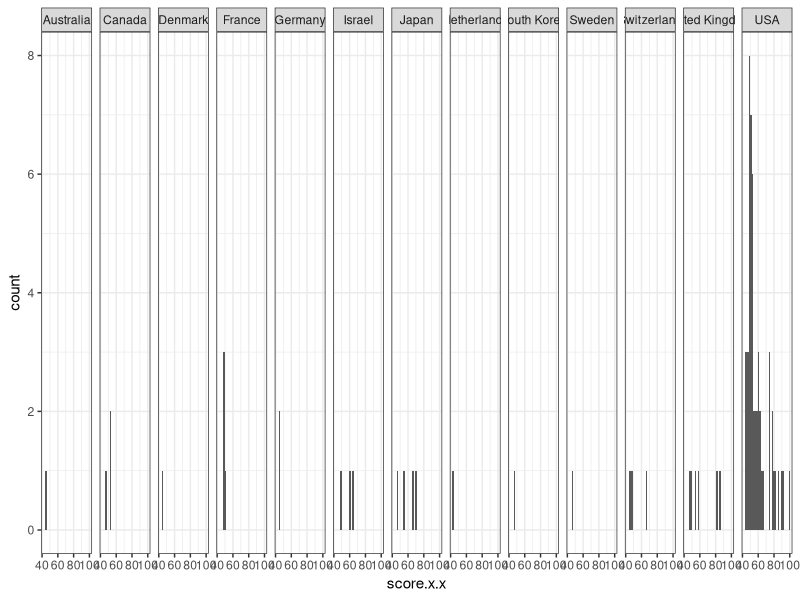
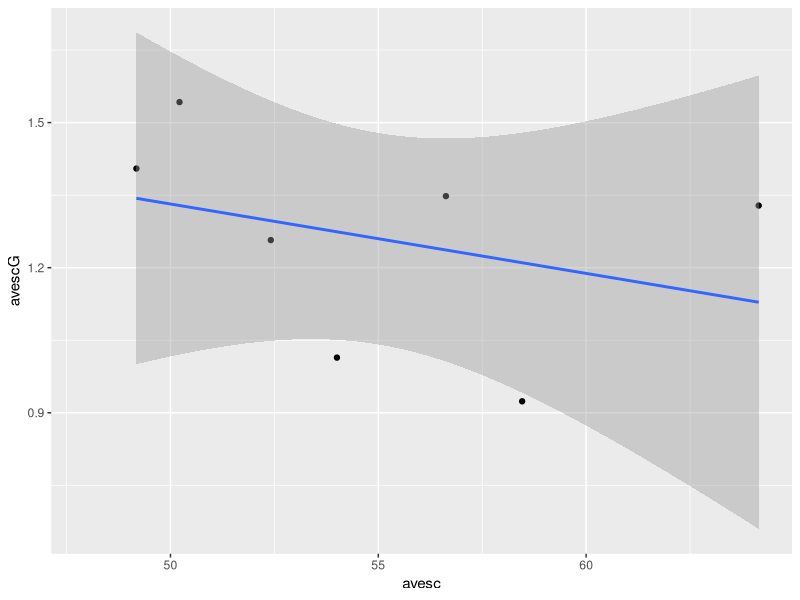
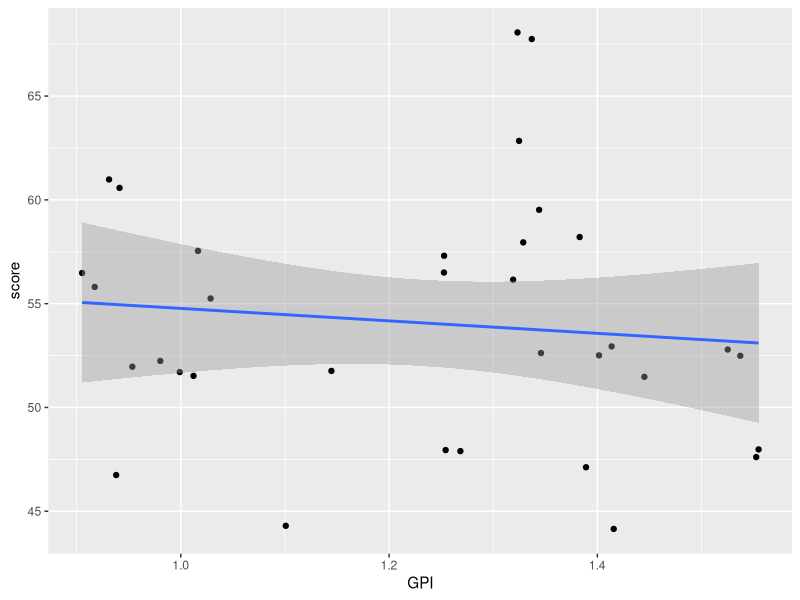
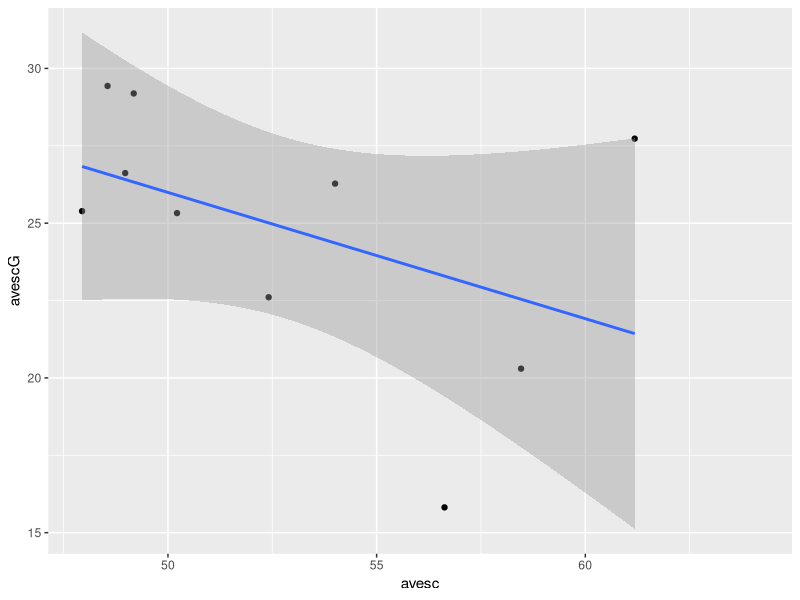
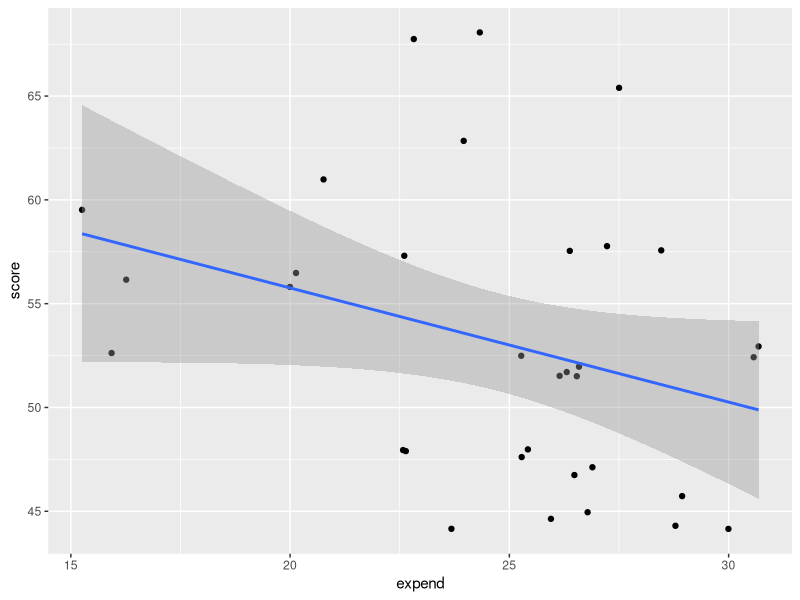
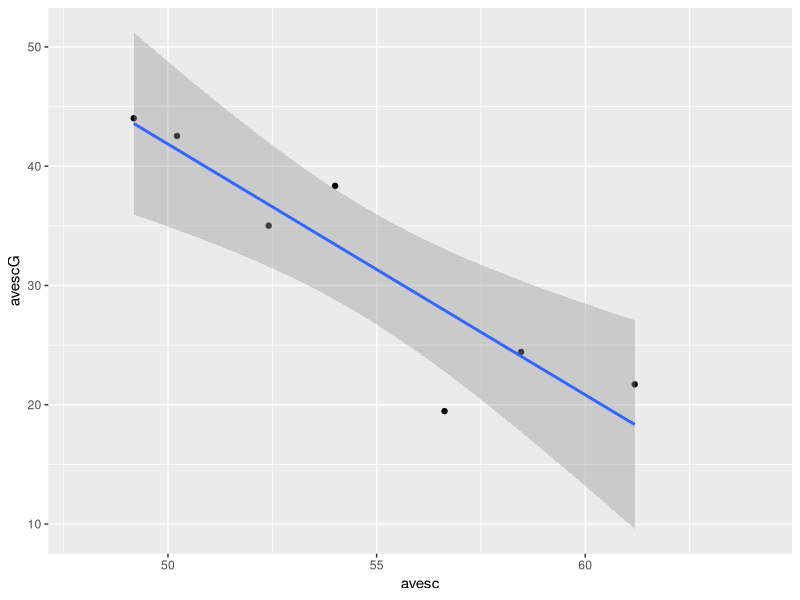
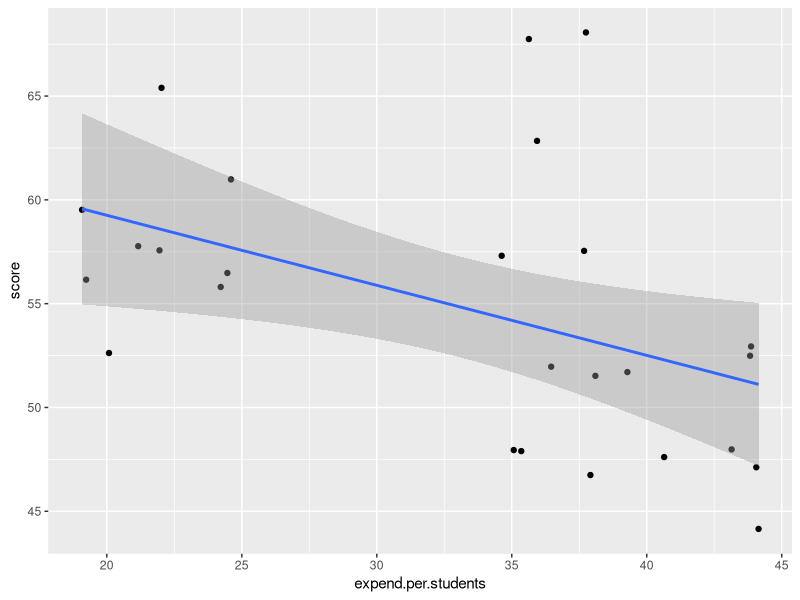
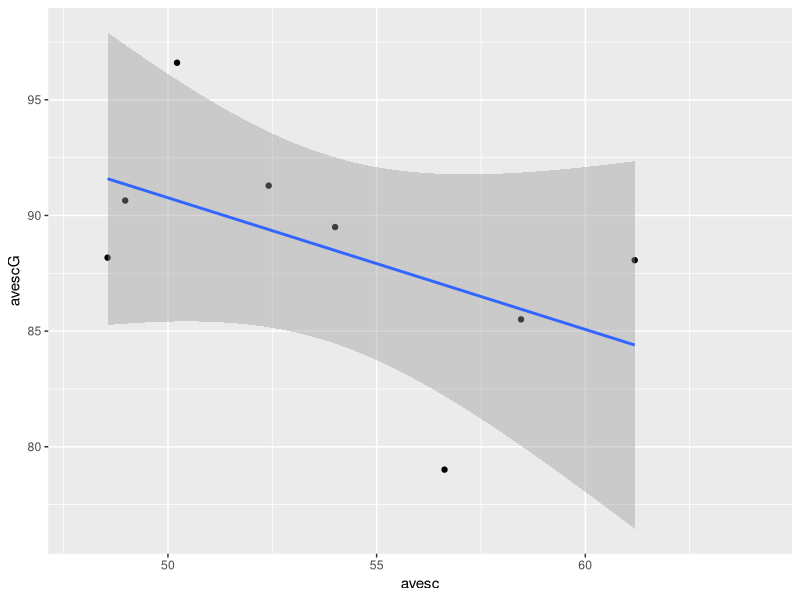

Source code (R) for these figures, in order:
library(ggplot2)
rank <- read.csv("./Data/College ranking.csv", stringsAsFactors = F, na.strings = c("NA", ""))
GDP <- read.csv("./Data/Country GDP.csv", stringsAsFactors = F, na.strings = c("NA",""))
data <- read.csv("./Data/edu_var.csv", stringsAsFactors = F, na.strings = c("NA",""))
expend <- read.csv("./Data/Government expenditure.csv", stringsAsFactors = F, na.strings = c("NA",""))
rank_2012 <- rank[rank$year == "2012",]
rank_2013 <- rank[rank$year == "2013",]
rank_2014 <- rank[rank$year == "2014",]
rank_2014 <- rank_2014[1:100,]
rank_2015 <- rank[rank$year == "2015",]
rank_2015 <- rank_2015[1:100,]
rank_total1 <- merge(rank_2012, rank_2013, by = "institution")
rank_total2 <- merge(rank_2014, rank_2015, by = "institution")
rank_total <- merge(rank_total1, rank_total2, by = "institution")
ggplot(rank_total, aes(x = score.x.x)) + geom_histogram() + facet_grid(~country.x.x) + theme_bw() + stat_bin(bins = 100)

#計算各國各年分數
countrymean <- function(x,y,z){
  eval.parent(substitute(z[z$country == y, paste("x",x[1,"year"], sep = "")] <- mean(x[x$country == y,2])))
}
country <- c("Australia", "Canada", "Denmark", "France", "Germany", 'Israel','Japan','Netherlands','South Korea','Sweden','Switzerland','United Kingdom','USA')
x2012 <- c(1:13)
x2013 <- c(1:13)
x2014 <- c(1:13)
x2015 <- c(1:13)
score <- data.frame(country, x2012, x2013,x2014,x2015)

score_2012 <- as.data.frame(rank_2012[,c(3,13,14)])
score_2013 <- as.data.frame(rank_2013[,c(3,13,14)])
score_2014 <- as.data.frame(rank_2014[,c(3,13,14)])
score_2015 <- as.data.frame(rank_2015[,c(3,13,14)])
countrymean(score_2012, "USA", score)
countrymean(score_2013, "USA", score)
countrymean(score_2014, "USA", score)
countrymean(score_2015, "USA", score)
countrymean(score_2012, "Australia", score)
countrymean(score_2013, "Australia", score)
countrymean(score_2014, "Australia", score)
countrymean(score_2015, "Australia", score)
countrymean(score_2012, "Canada", score)
countrymean(score_2013, "Canada", score)
countrymean(score_2014, "Canada", score)
countrymean(score_2015, "Canada", score)
countrymean(score_2012, "Denmark", score)
countrymean(score_2013, "Denmark", score)
countrymean(score_2014, "Denmark", score)
countrymean(score_2015, "Denmark", score)
countrymean(score_2012, "France", score)
countrymean(score_2013, "France", score)
countrymean(score_2014, "France", score)
countrymean(score_2015, "France", score)
countrymean(score_2012, "Germany", score)
countrymean(score_2013, "Germany", score)
countrymean(score_2014, "Germany", score)
countrymean(score_2015, "Germany", score)
countrymean(score_2012, "Israel", score)
countrymean(score_2013, "Israel", score)
countrymean(score_2014, "Israel", score)
countrymean(score_2015, "Israel", score)
countrymean(score_2012, "Japan", score)
countrymean(score_2013, "Japan", score)
countrymean(score_2014, "Japan", score)
countrymean(score_2015, "Japan", score)
countrymean(score_2012, "Netherlands", score)
countrymean(score_2013, "Netherlands", score)
countrymean(score_2014, "Netherlands", score)
countrymean(score_2015, "Netherlands", score)
countrymean(score_2012, "South Korea", score)
countrymean(score_2013, "South Korea", score)
countrymean(score_2014, "South Korea", score)
countrymean(score_2015, "South Korea", score)
countrymean(score_2012, "Sweden", score)
countrymean(score_2013, "Sweden", score)
countrymean(score_2014, "Sweden", score)
countrymean(score_2015, "Sweden", score)
countrymean(score_2012, "Switzerland", score)
countrymean(score_2013, "Switzerland", score)
countrymean(score_2014, "Switzerland", score)
countrymean(score_2015, "Switzerland", score)
countrymean(score_2012, "United Kingdom", score)
countrymean(score_2013, "United Kingdom", score)
countrymean(score_2014, "United Kingdom", score)
countrymean(score_2015, "United Kingdom", score)
score$avesc <- apply(score[2:5], 1, mean)

score.GPI <- merge(score, data[data$topic == "School enrollment, tertiary (gross), gender parity index (GPI)",], by = "country")
#國與國
score.GPI$avescG <- apply(score.GPI[8:11], 1, mean)
model.GPI <- lm(avesc~avescG, data = score.GPI)
summary(model.GPI)
ggplot(score.GPI, aes(avesc, avescG)) + geom_point() + geom_smooth(method ="lm")
#各年
year.GPI <- data.frame(c(1:48),c(1:48))
year.GPI[1:12,1] <- score.GPI[,2]
year.GPI[13:24,1] <- score.GPI[,3]
year.GPI[25:36,1] <- score.GPI[,4]
year.GPI[37:48,1] <- score.GPI[,5]
year.GPI[1:12,2] <- score.GPI[,8]
year.GPI[13:24,2] <- score.GPI[,9]
year.GPI[25:36,2] <- score.GPI[,10]
year.GPI[37:48,2] <- score.GPI[,11]
colnames(year.GPI) <- c("score","GPI")
summary(lm(GPI~score,data = year.GPI), data = year.GPI)
ggplot(year.GPI, aes(GPI, score)) + geom_point() + geom_smooth(method = "lm")

score.expend <- merge(score, data[data$topic == "Expenditure on tertiary education (% of government expenditure on education)",], by = "country")
#國
score.expend$avescG <- apply(score.expend[8:10], 1, mean)
summary(lm(avesc~avescG, data = score.expend))
ggplot(score.expend, aes(avesc, avescG)) + geom_point() + geom_smooth(method ="lm")
#年
year.expend <- data.frame(c(1:48),c(1:48))
year.expend[1:12,1] <- score.expend[,2]
year.expend[13:24,1] <- score.expend[,3]
year.expend[25:36,1] <- score.expend[,4]
year.expend[37:48,1] <- score.expend[,5]
year.expend[1:12,2] <- score.expend[,8]
year.expend[13:24,2] <- score.expend[,9]
year.expend[25:36,2] <- score.expend[,10]
year.expend[37:48,2] <- score.expend[,11]
colnames(year.expend) <- c("score","expend")
summary(lm(expend~score, data = year.expend))
ggplot(year.expend, aes(expend,score)) + geom_point() +geom_smooth(method = "lm")


score.expend.std <- merge(score, data[data$topic == "Government expenditure per student, tertiary (% of GDP per capita)",], by = "country")
#國
score.expend.std$avescG <- apply(score.expend.std[8:10], 1, mean)
summary(lm(avesc~avescG, data = score.expend.std))
ggplot(score.expend.std, aes(avesc, avescG)) + geom_point() + geom_smooth(method ="lm")
#年
year.expend.std <- data.frame(c(1:48),c(1:48))
year.expend.std[1:12,1] <- score.expend.std[,2]
year.expend.std[13:24,1] <- score.expend.std[,3]
year.expend.std[25:36,1] <- score.expend.std[,4]
year.expend.std[37:48,1] <- score.expend.std[,5]
year.expend.std[1:12,2] <- score.expend.std[,8]
year.expend.std[13:24,2] <- score.expend.std[,9]
year.expend.std[25:36,2] <- score.expend.std[,10]
year.expend.std[37:48,2] <- score.expend.std[,11]
colnames(year.expend.std) <- c("score","expend.per.students")
summary(lm(expend.per.students~score, data = year.expend.std))
ggplot(year.expend.std, aes(expend.per.students,score)) + geom_point() +geom_smooth(method = "lm")

score.current <- merge(score, data[data$topic == "Current education expenditure, tertiary (% of total expenditure in tertiary public institutions)",], by = "country")
#國
score.current$avescG <- apply(score.current[8:10], 1, mean)
summary(lm(avesc~avescG, data = score.current))
ggplot(score.current, aes(avesc, avescG)) + geom_point() + geom_smooth(method ="lm")
#年
year.current <- data.frame(c(1:48),c(1:48))
year.current[1:12,1] <- score.current[,2]
year.current[13:24,1] <- score.current[,3]
year.current[25:36,1] <- score.current[,4]
year.current[37:48,1] <- score.current[,5]
year.current[1:12,2] <- score.current[,8]
year.current[13:24,2] <- score.current[,9]
year.current[25:36,2] <- score.current[,10]
year.current[37:48,2] <- score.current[,11]
colnames(year.current) <- c("score","current.expend")
summary(lm(current.expend~score, data = year.current))
ggplot(year.current, aes(current.expend,score)) + geom_point() +geom_smooth(method = "lm")

score.gross <- merge(score,data[data$topic == "School enrollment, tertiary (% gross)",], by = "country")
#國
score.gross$avescG <- apply(score.gross[8:10], 1, mean)
summary(lm(avesc~avescG, data = score.gross))
ggplot(score.gross, aes(avesc, avescG)) + geom_point() + geom_smooth(method ="lm")
#年
year.gross <- data.frame(c(1:48),c(1:48))
year.gross[1:12,1] <- score.gross[,2]
year.gross[13:24,1] <- score.gross[,3]
year.gross[25:36,1] <- score.gross[,4]
year.gross[37:48,1] <- score.gross[,5]
year.gross[1:12,2] <- score.gross[,8]
year.gross[13:24,2] <- score.gross[,9]
year.gross[25:36,2] <- score.gross[,10]
year.gross[37:48,2] <- score.gross[,11]
colnames(year.gross) <- c("score","School.enrollment")
summary(lm(School.enrollment~score, data = year.gross))
ggplot(year.gross, aes(School.enrollment,score)) + geom_point() +geom_smooth(method = "lm")

score.stdratio <- merge(score, data[data$topic == "Pupil-teacher ratio, tertiary",], by = "country")
#國
score.stdratio$avescG <- apply(score.stdratio[8:10], 1, mean)
summary(lm(avesc~avescG, data = score.stdratio))
ggplot(score.stdratio, aes(avesc, avescG)) + geom_point() + geom_smooth(method ="lm")
#年
year.stdratio <- data.frame(c(1:48),c(1:48))
year.stdratio[1:12,1] <- score.stdratio[,2]
year.stdratio[13:24,1] <- score.stdratio[,3]
year.stdratio[25:36,1] <- score.stdratio[,4]
year.stdratio[37:48,1] <- score.stdratio[,5]
year.stdratio[1:12,2] <- score.stdratio[,8]
year.stdratio[13:24,2] <- score.stdratio[,9]
year.stdratio[25:36,2] <- score.stdratio[,10]
year.stdratio[37:48,2] <- score.stdratio[,11]
colnames(year.stdratio) <- c("score","pupil.teacher.ratio")
summary(lm(pupil.teacher.ratio~score, data = year.stdratio))
ggplot(year.stdratio, aes(pupil.teacher.ratio,score)) + geom_point() +geom_smooth(method = "lm")

score.attain <- merge(score, data[data$topic == "Educational attainment, at least completed short-cycle tertiary, population 25+, total (%) (cumulative)",], by = "country")
#國與國
score.attain$avescG <- apply(score.attain[8:11], 1, mean)
model.attain <- lm(avesc~avescG, data = score.attain)
summary(model.attain)
ggplot(score.attain, aes(avesc, avescG)) + geom_point() + geom_smooth(method ="lm")
#各年
year.attain <- data.frame(c(1:48),c(1:48))
year.attain[1:12,1] <- score.attain[,2]
year.attain[13:24,1] <- score.attain[,3]
year.attain[25:36,1] <- score.attain[,4]
year.attain[37:48,1] <- score.attain[,5]
year.attain[1:12,2] <- score.attain[,8]
year.attain[13:24,2] <- score.attain[,9]
year.attain[25:36,2] <- score.attain[,10]
year.attain[37:48,2] <- score.attain[,11]
colnames(year.attain) <- c("score","attainment")
summary(lm(attainment~score,data = year.attain), data = year.attain)
ggplot(year.attain, aes(attainment, score)) + geom_point() + geom_smooth(method = "lm")
